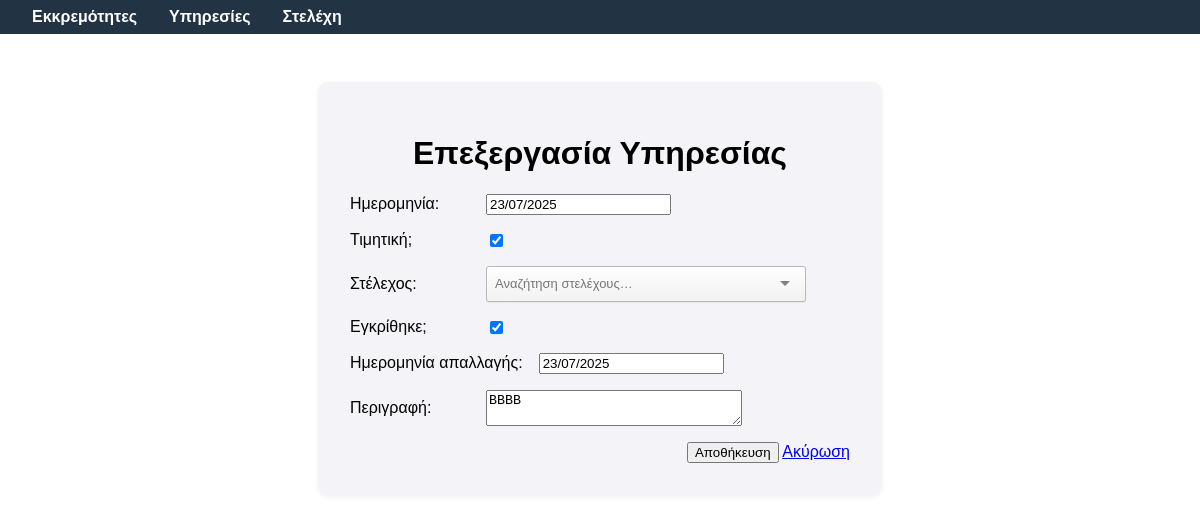
Before: /edit_duty/1 with the older database file.
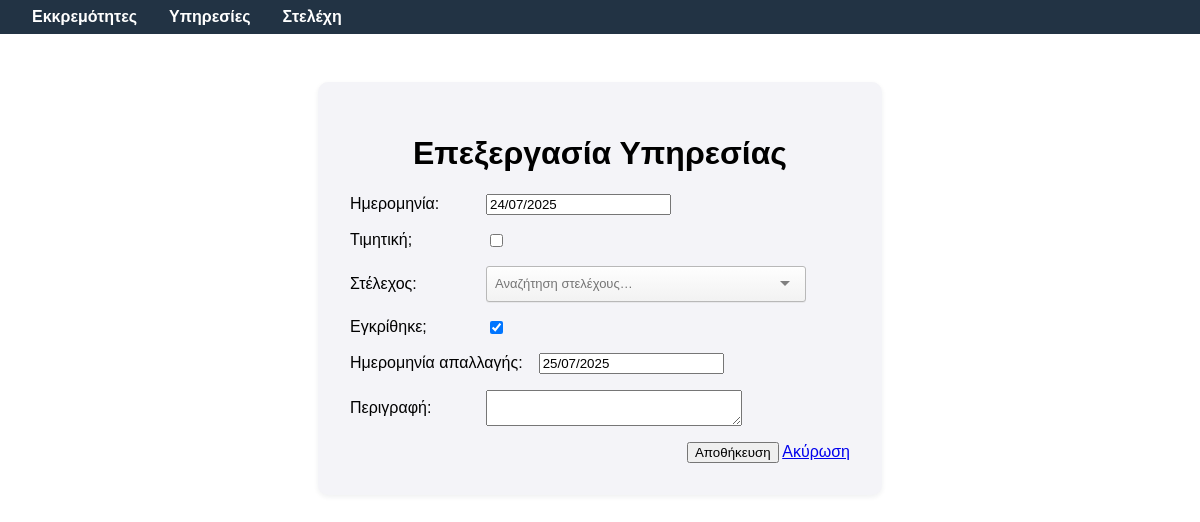
After: the same page with the newer database file.
### app.py (models this page shows)
class Duty(db.Model):
    id = db.Column(db.Integer, primary_key=True)
    duty_date = db.Column(db.Date, nullable=False)
    staff_id = db.Column(db.Integer, db.ForeignKey('staff.id'), nullable=False)
    day_off_given = db.Column(db.Boolean, default=False)
    day_off_date = db.Column(db.Date, nullable=True)
    honorary = db.Column(db.Boolean, default=False)
    staff = db.relationship('Staff', backref=db.backref('duties', lazy=True))
    description = db.Column(db.Text, default="")

### app.py (the view, shortened to what this page needs)
@app.route('/edit_duty/<int:duty_id>', methods=['GET', 'POST'])
def edit_duty(duty_id):
    duty = Duty.query.get_or_404(duty_id)
    staff = Staff.query.all()
    return render_template('edit_duty.html', duty=duty, staff=staff)

### app.py (called while the page is built)
@app.before_request
def create_tables():
    db.create_all()

def date_ddmmyyyy(dt):
    return dt.strftime('%d/%m/%Y') if dt else ''

### templates/edit_duty.html (shortened to what this page needs)
<!doctype html>
<html lang="el">
<head>
</head>
<body>
  <nav class="navbar">
    <a href="{{ url_for('index') }}">Εκκρεμότητες</a>
    <a href="{{ url_for('duties') }}">Υπηρεσίες</a>
    <a href="{{ url_for('staff') }}">Στελέχη</a>
  </nav>
  <div class="form-section">
    <h1>Επεξεργασία Υπηρεσίας</h1>
    <form method="post">
      <div class="form-row">
        <label>Ημερομηνία:</label>
        <input type="text" class="date-picker" name="duty_date" value="{{ date_ddmmyyyy(duty.duty_date) }}" required>
      </div>
            <div class="form-row">
  <label> Τιμητική; </label>
    <input type="checkbox" name="honorary" {% if duty and duty.honorary %}checked{% endif %}>
</div>
<div class="form-row">
  <label>Στέλεχος:</label>
</div>
      <div class="form-row">
        <label>Εγκρίθηκε;</label>
        <input type="checkbox" name="day_off_given" {% if duty.day_off_given %}checked{% endif %}>
      </div>
      <div class="form-row">
        <label>Ημερομηνία απαλλαγής:</label>
        <input type="text" class="date-picker" name="day_off_date" value="{{ date_ddmmyyyy(duty.day_off_date) }}">
      </div>
      <div class="form-row">
  <label>Περιγραφή:</label>
  <textarea name="description" rows="2" style="min-width:250px;">{{ duty.description if duty else '' }}</textarea>
</div>
      <div class="btn-row">
        <button type="submit">Αποθήκευση</button>
        <a href="{{ url_for('duties') }}">Ακύρωση</a>
      </div>
    </form>
  </div>
  <link rel="stylesheet" href="{{ url_for('static', filename='flatpickr/flatpickr.min.css') }}">
<link rel="stylesheet" href="{{ url_for('static', filename='tomselect/tom-select.default.min.css') }}">
</body>
</html>

Changed rows visible on the page:
changed Duty: duty_date "23/07/2025" → "24/07/2025"; honorary "☑" → "☐"; day_off_date "23/07/2025" → "25/07/2025"; description "BBBB" → (not shown)
